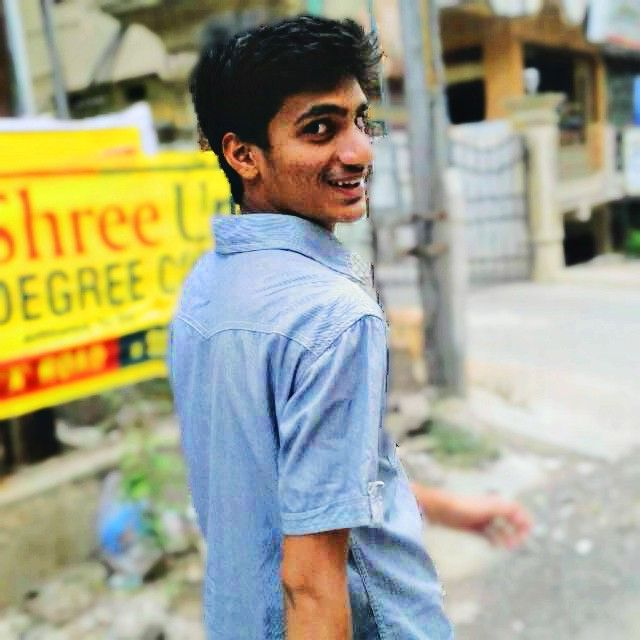
#> input picture first.jpg, 640 x 640 px
$ python 4.py
#> lines starting #> are read from the running program, lines starting #| are printed output that depends on the picture
import numpy as np
import cv2

img=cv2.imread('first.jpg',1)
#> img is the input picture: shape (640, 640, 3); mean B, G, R 140.5, 164.5, 164.2
img[200:300,200:300]=[0,0,0]

img[0:100,0:100]=img[200:300,200:300]
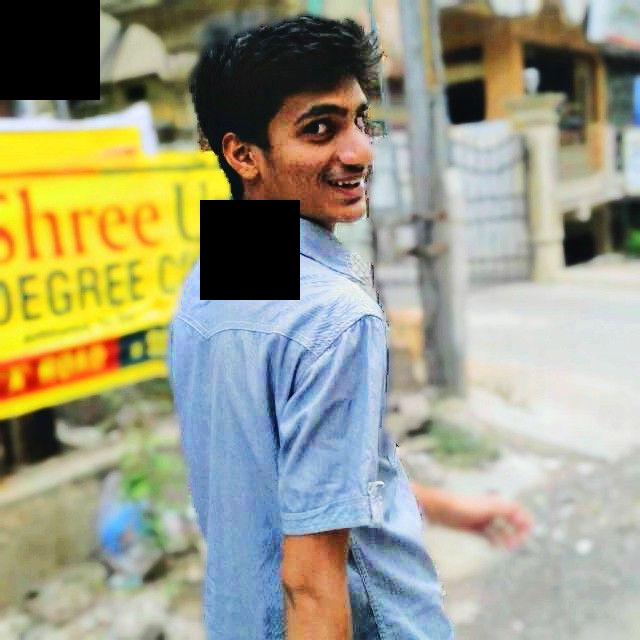
#> img: shape (640, 640, 3); mean B, G, R 132.2, 156, 156.3
cv2.imshow('h',img)
cv2.waitKey(0)
cv2.destroyAllWindows()
